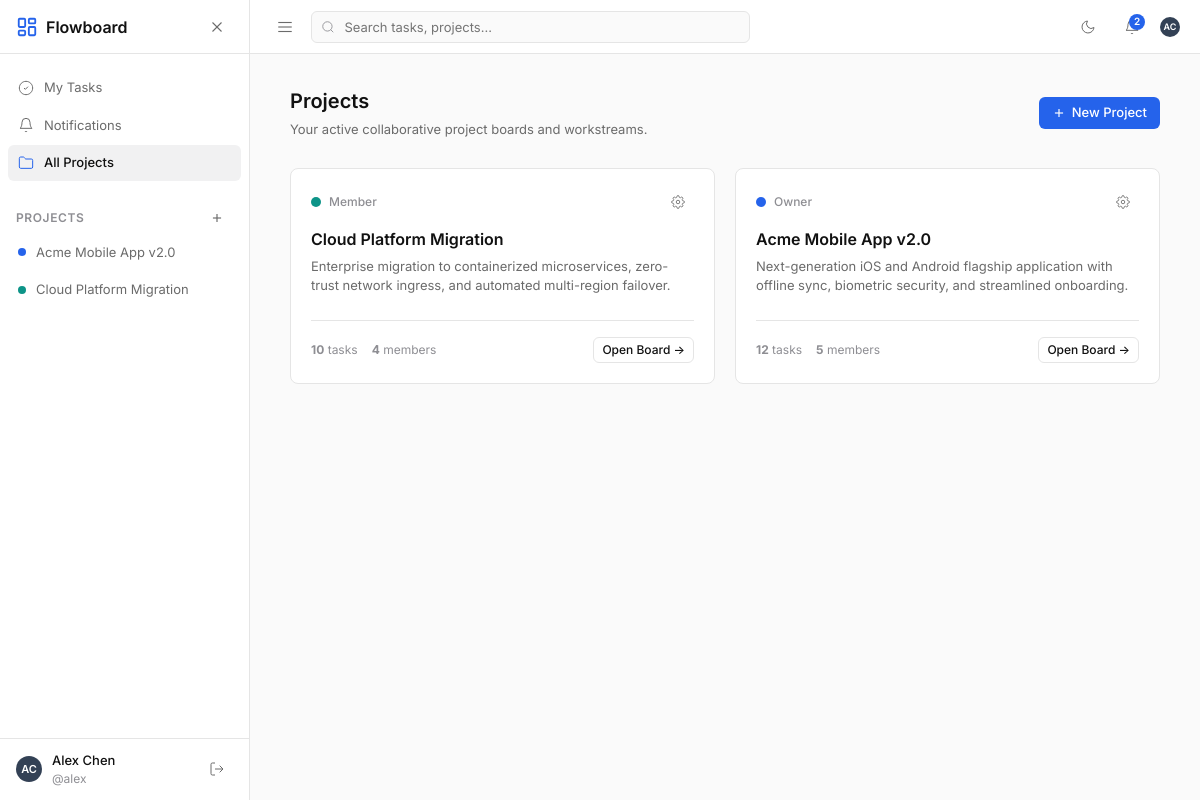
The page /projects/ (signed in) on the database as committed earlier.
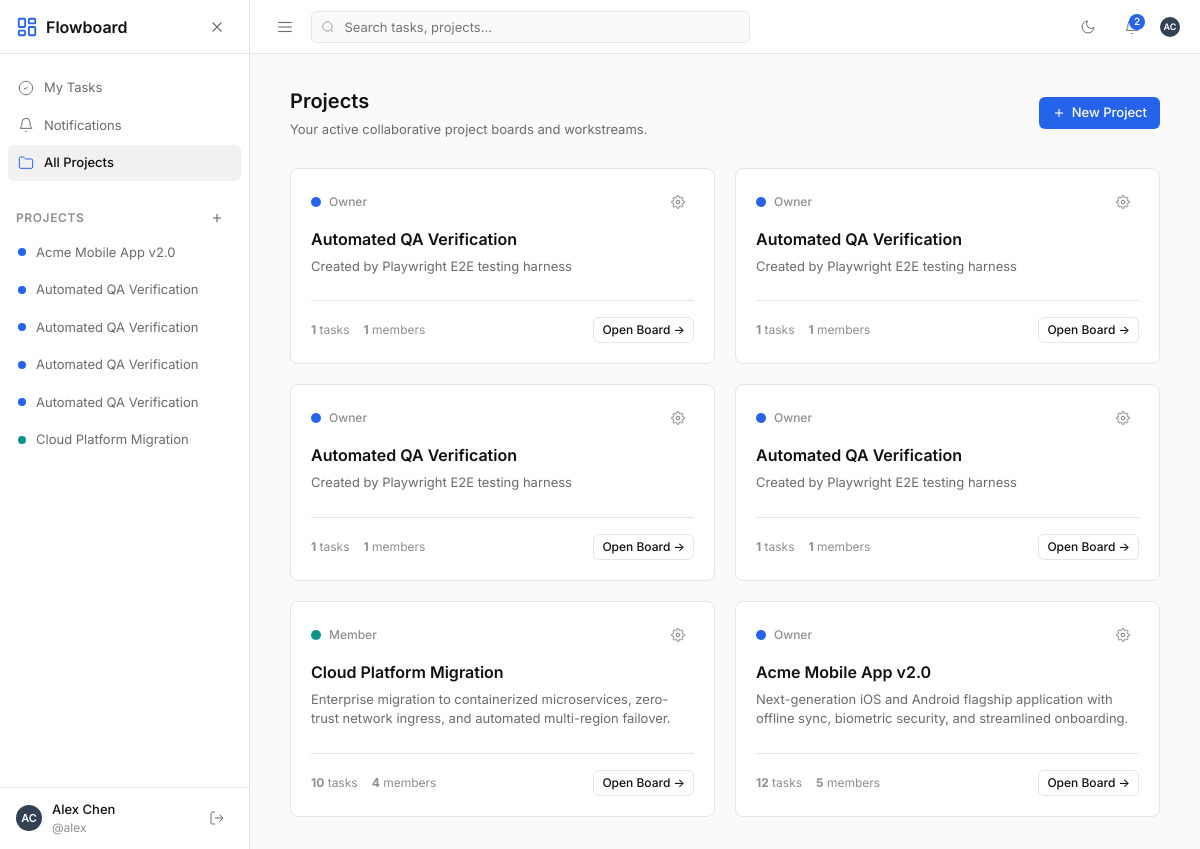
The same page on the database as committed later.
### projects/models.py (models this page shows, shortened)
class Project(models.Model):
    name = models.CharField(max_length=120)
    description = models.TextField(blank=True)
    color = models.CharField(max_length=20, default='#2563EB')
    owner = models.ForeignKey(User, on_delete=models.CASCADE, related_name='owned_projects')
    created_at = models.DateTimeField(auto_now_add=True)
    updated_at = models.DateTimeField(auto_now=True)
    class Meta:
        ordering = ['-created_at']

### accounts/models.py (models this page shows, shortened)
class Profile(models.Model):
    user = models.OneToOneField(User, on_delete=models.CASCADE, related_name='profile')
    display_name = models.CharField(max_length=100, blank=True)
    avatar = models.ImageField(upload_to='avatars/', blank=True, null=True)
    theme_preference = models.CharField(
        max_length=10,
        choices=[('light', 'Light'), ('dark', 'Dark')],
        default='light'
    )
    created_at = models.DateTimeField(auto_now_add=True)
    updated_at = models.DateTimeField(auto_now=True)
    @property
    def name(self):
        return self.display_name.strip() or self.user.username
    @property
    def initials(self):
        name = self.name.strip()
        parts = name.split()
        if len(parts) >= 2:
            return f"{parts[0][0]}{parts[1][0]}".upper()
        elif parts:
            return parts[0][:2].upper()
        return "FB"
    @property
    def avatar_color(self):
        colors = [
            '#2563EB', '#475569', '#0D9488', '#4F46E5', '#0284C7',
            '#64748B', '#059669', '#334155', '#3B82F6', '#1E293B'
        ]
        hash_val = int(hashlib.md5(self.user.username.encode('utf-8')).hexdigest(), 16)
        return colors[hash_val % len(colors)]
    @property
    def avatar_url(self):
        if self.avatar:
            try:
                return self.avatar.url
            except Exception:
                pass
        return None

### projects/views.py (the view)
# urls.py: path('', views.project_list_view, name='project_list'),
@login_required
def project_list_view(request):
    member_project_ids = ProjectMember.objects.filter(user=request.user).values_list('project_id', flat=True)
    projects = Project.objects.filter(
        Q(owner=request.user) | Q(id__in=member_project_ids)
    ).distinct().annotate(
        task_count=Count('tasks', distinct=True),
        member_count=Count('memberships', distinct=True)
    ).order_by('-created_at')
    return render(request, 'projects/project_list.html', {
        'projects': projects,
    })

### core/context_processors.py (called while the page is built)
def global_context(request):
    if not request.user.is_authenticated:
        return {
            'global_projects': [],
            'unread_notifications_count': 0,
            'active_theme': 'light',
        }
    member_project_ids = ProjectMember.objects.filter(user=request.user).values_list('project_id', flat=True)
    projects = Project.objects.filter(
        Q(owner=request.user) | Q(id__in=member_project_ids)
    ).distinct().order_by('name')
    unread_count = Notification.objects.filter(
        recipient=request.user,
        is_read=False
    ).count()
    theme = 'light'
    if hasattr(request.user, 'profile'):
        theme = request.user.profile.theme_preference
    return {
        'global_projects': projects,
        'unread_notifications_count': unread_count,
        'active_theme': theme,
    }

### templates/projects/project_list.html (shortened to what this page needs)
{% extends 'base.html' %}
{% block content %}
<div style="padding: 32px 40px; max-width: 1200px; width: 100%; margin: 0 auto;">
  <div style="display: flex; align-items: center; justify-content: space-between; margin-bottom: 28px;">
    <div>
      <h1 style="font-size: 20px; font-weight: 600; color: var(--text-primary); margin-bottom: 4px;">Projects</h1>
      <p style="font-size: 13px; color: var(--text-secondary);">Your active collaborative project boards and workstreams.</p>
    </div>
    <button type="button" class="btn btn-primary" id="btnCreateProjectTop" onclick="document.getElementById('createProjectModal').classList.add('open');">
      <svg width="14" height="14" viewBox="0 0 24 24" fill="none" stroke="currentColor" stroke-width="2"><line x1="12" y1="5" x2="12" y2="19"></line><line x1="5" y1="12" x2="19" y2="12"></line></svg>
      <span>New Project</span>
    </button>
  </div>
  <div style="display: grid; grid-template-columns: repeat(auto-fill, minmax(320px, 1fr)); gap: 20px;" id="projectsGrid">
    {% for p in projects %}
    <div style="background-color: var(--bg-surface); border: 1px solid var(--border); border-radius: var(--radius-lg); padding: 20px; display: flex; flex-direction: column; justify-content: space-between; transition: border-color var(--duration-fast) var(--ease), box-shadow var(--duration-fast) var(--ease);" class="project-card-item">
      <div>
        <div style="display: flex; align-items: center; justify-content: space-between; margin-bottom: 12px;">
          <div style="display: flex; align-items: center; gap: 8px;">
            <span class="project-tag-dot" style="background-color: {{ p.color|default:'#2563EB' }}; width: 10px; height: 10px;"></span>
            <span style="font-size: 12px; font-weight: 500; color: var(--text-muted);">
              {% if p.owner_id == request.user.id %}Owner{% else %}Member{% endif %}
            </span>
          </div>
          <a href="{% url 'projects:project_settings' p.id %}" class="icon-btn btn-sm" title="Project settings" id="projSettingsBtn-{{ p.id }}">
          </a>
        </div>
        <a href="{% url 'projects:project_board' p.id %}" style="display: block; margin-bottom: 8px;">
          <h2 style="font-size: 16px; font-weight: 600; color: var(--text-primary); margin-bottom: 6px;" id="projectTitle-{{ p.id }}">{{ p.name }}</h2>
          <p style="font-size: 13px; color: var(--text-secondary); line-height: 1.5; display: -webkit-box; -webkit-line-clamp: 2; -webkit-box-orient: vertical; overflow: hidden;">
            {{ p.description|default:'No description provided.' }}
          </p>
        </a>
      </div>
      <div style="display: flex; align-items: center; justify-content: space-between; padding-top: 16px; border-top: 1px solid var(--border); font-size: 12px; color: var(--text-muted); margin-top: 16px;">
        <div style="display: flex; gap: 14px;">
          <span><strong>{{ p.task_count }}</strong> tasks</span>
          <span><strong>{{ p.member_count }}</strong> members</span>
        </div>
        <a href="{% url 'projects:project_board' p.id %}" class="btn btn-secondary btn-sm" id="btnOpenBoard-{{ p.id }}">
          Open Board &rarr;
        </a>
      </div>
    </div>
    {% endfor %}
  </div>
</div>
{% endblock %}

### templates/base.html (shortened to what this page needs)
<!DOCTYPE html>
<html lang="en" data-theme="{{ active_theme|default:'light' }}">
<head>
  <link rel="stylesheet" href="/static/css/tokens.css">
  <link rel="stylesheet" href="/static/css/style.css">
</head>
<body>
  {% if user.is_authenticated %}
  <div class="app-layout">
    <aside class="app-sidebar" id="appSidebar">
      <div class="sidebar-brand">
        <a href="{% url 'projects:project_list' %}" class="brand-link" id="navBrandLink">
          <span>Flowboard</span>
        </a>
        <button type="button" class="icon-btn mobile-only" id="sidebarCloseBtn" aria-label="Close sidebar">
          <svg width="18" height="18" viewBox="0 0 24 24" fill="none" stroke="currentColor" stroke-width="1.5"><line x1="18" y1="6" x2="6" y2="18"></line><line x1="6" y1="6" x2="18" y2="18"></line></svg>
        </button>
      </div>
      <div class="sidebar-scroll">
        <nav class="sidebar-nav">
          <a href="{% url 'core:my_tasks' %}" class="nav-item {% if request.resolver_match.url_name == 'my_tasks' %}active{% endif %}" id="navMyTasks">
            <svg class="nav-icon" viewBox="0 0 24 24" fill="none" stroke="currentColor" stroke-width="1.5"><path d="M12 22c5.523 0 10-4.477 10-10S17.523 2 12 2 2 6.477 2 12s4.477 10 10 10z"></path><path d="m9 12 2 2 4-4"></path></svg>
            <span>My Tasks</span>
          </a>
          <a href="{% url 'notifications:list' %}" class="nav-item {% if request.resolver_match.app_name == 'notifications' %}active{% endif %}" id="navNotifications">
            <svg class="nav-icon" viewBox="0 0 24 24" fill="none" stroke="currentColor" stroke-width="1.5"><path d="M6 8a6 6 0 0 1 12 0c0 7 3 9 3 9H3s3-2 3-9"></path><path d="M10.3 21a1.94 1.94 0 0 0 3.4 0"></path></svg>
            <span>Notifications</span>
          </a>
          <a href="{% url 'projects:project_list' %}" class="nav-item {% if request.resolver_match.url_name == 'project_list' %}active{% endif %}" id="navAllProjects">
            <svg class="nav-icon" viewBox="0 0 24 24" fill="none" stroke="currentColor" stroke-width="1.5"><path d="M4 20h16a2 2 0 0 0 2-2V8a2 2 0 0 0-2-2h-7.93a2 2 0 0 1-1.66-.9l-.82-1.2A2 2 0 0 0 7.93 3H4a2 2 0 0 0-2 2v13c0 1.1.9 2 2 2Z"></path></svg>
            <span>All Projects</span>
          </a>
        </nav>
        <div class="sidebar-section">
          <div class="sidebar-section-title">
            <span>Projects</span>
            <button type="button" class="btn btn-ghost btn-sm" id="btnOpenNewProjectModal" title="Create new project" aria-label="Create new project">
              <svg width="14" height="14" viewBox="0 0 24 24" fill="none" stroke="currentColor" stroke-width="2"><line x1="12" y1="5" x2="12" y2="19"></line><line x1="5" y1="12" x2="19" y2="12"></line></svg>
            </button>
          </div>
          <div class="sidebar-nav" id="sidebarProjectsList">
            {% for p in global_projects %}
            <a href="{% url 'projects:project_board' p.id %}" class="nav-item {% if project and project.id == p.id %}active{% endif %}" id="sidebarProj-{{ p.id }}">
              <span class="project-tag-dot" style="background-color: {{ p.color|default:'#2563EB' }};"></span>
              <span style="overflow: hidden; text-overflow: ellipsis; white-space: nowrap;">{{ p.name }}</span>
            </a>
            {% empty %}
            <div style="padding: 8px 10px; font-size: 13px; color: var(--text-muted);">No projects yet.</div>
            {% endfor %}
          </div>
        </div>
      </div>
      <div class="sidebar-footer">
        <a href="{% url 'accounts:profile' %}" class="user-snippet" id="sidebarUserProfileLink" title="View profile">
          <div class="avatar" style="background-color: {{ request.user.profile.avatar_color|default:'#2563EB' }};">
            {% if request.user.profile.avatar_url %}
            <img src="{{ request.user.profile.avatar_url }}" alt="{{ request.user.username }}">
            {% else %}
            <span>{{ request.user.profile.initials|default:'FB' }}</span>
            {% endif %}
          </div>
          <div class="user-snippet-info">
            <span class="user-snippet-name">{{ request.user.profile.name }}</span>
            <span class="user-snippet-handle">@{{ request.user.username }}</span>
          </div>
        </a>
        <a href="{% url 'accounts:logout' %}" class="icon-btn" title="Log out" aria-label="Log out" id="btnLogout">
          <svg width="16" height="16" viewBox="0 0 24 24" fill="none" stroke="currentColor" stroke-width="1.5"><path d="M9 21H5a2 2 0 0 1-2-2V5a2 2 0 0 1 2-2h4"></path><polyline points="16 17 21 12 16 7"></polyline><line x1="21" y1="12" x2="9" y2="12"></line></svg>
        </a>
      </div>
    </aside>
    <div class="app-main">
      <header class="app-topbar">
        <div class="topbar-left">
          <button type="button" class="icon-btn mobile-only" id="sidebarOpenBtn" aria-label="Open navigation menu">
            <svg width="18" height="18" viewBox="0 0 24 24" fill="none" stroke="currentColor" stroke-width="1.5"><line x1="3" y1="12" x2="21" y2="12"></line><line x1="3" y1="6" x2="21" y2="6"></line><line x1="3" y1="18" x2="21" y2="18"></line></svg>
          </button>
          <form class="topbar-search-form" action="{% url 'core:search' %}" method="GET" id="globalSearchForm">
            <input type="text" name="q" class="topbar-search-input" placeholder="Search tasks, projects..." value="{{ request.GET.q|default:'' }}" id="globalSearchInput" autocomplete="off">
          </form>
        </div>
        <div class="topbar-right">
          <button type="button" class="icon-btn" id="themeToggleBtn" title="Toggle light/dark theme" aria-label="Toggle theme">
            <svg id="themeIconMoon" width="16" height="16" viewBox="0 0 24 24" fill="none" stroke="currentColor" stroke-width="1.5"><path d="M21 12.79A9 9 0 1 1 11.21 3 7 7 0 0 0 21 12.79z"></path></svg>
          </button>
          <div style="position: relative;">
            <button type="button" class="icon-btn" id="notificationBellBtn" title="Notifications" aria-label="View notifications">
              <span class="badge-count" id="notificationBadge" style="{% if unread_notifications_count == 0 %}display: none;{% endif %}">{{ unread_notifications_count }}</span>
            </button>
          </div>
          <a href="{% url 'accounts:profile' %}" class="avatar avatar-sm" style="background-color: {{ request.user.profile.avatar_color|default:'#2563EB' }};" title="Profile settings" id="topbarProfileAvatar">
            {% if request.user.profile.avatar_url %}
            <img src="{{ request.user.profile.avatar_url }}" alt="{{ request.user.username }}">
            {% else %}
            <span>{{ request.user.profile.initials|default:'FB' }}</span>
            {% endif %}
          </a>
        </div>
      </header>
      <main style="flex: 1; display: flex; flex-direction: column; min-height: 0; overflow-y: auto;">
        {% block content %}{% endblock %}
      </main>
    </div>
  </div>
  {% else %}
  <main style="min-height: 100vh;">
    {% block auth_content %}{% endblock %}
  </main>
  {% endif %}
</body>
</html>

### static/css/tokens.css (style rules this page uses)
:root { --bg-canvas: #FAFAFA; --bg-surface: #FFFFFF; --bg-surface-hover: #F4F4F5; --bg-subtle: #F1F1F2; --border: #E5E5E5; --border-focus: #2563EB; --text-primary: #111111; --text-secondary: #6B6B6B; --text-muted: #8E8E93; --accent: #2563EB; --accent-hover: #1D4ED8; --accent-subtle: #EFF6FF; --accent-text: #FFFFFF; --danger: #DC2626; --danger-hover: #B91C1C; --danger-subtle: #FEF2F2; --danger-text: #DC2626; --success: #16A34A; --warning: #D97706; --priority-low: #64748B; --priority-medium: #D97706; --priority-high: #DC2626; --radius-sm: 4px; --radius-md: 6px; --radius-lg: 8px; --radius-full: 9999px; --shadow-sm: 0 1px 2px 0 rgba(0, 0, 0, 0.05); --shadow-md: 0 4px 6px -1px rgba(0, 0, 0, 0.07), 0 2px 4px -1px rgba(0, 0, 0, 0.04); --shadow-drag: 0 10px 15px -3px rgba(0, 0, 0, 0.1), 0 4px 6px -2px rgba(0, 0, 0, 0.05); --font-family: 'Inter', -apple-system, BlinkMacSystemFont, "Segoe UI", Roboto, Helvetica, Arial, sans-serif; --font-size-xs: 12px; --font-size-sm: 13px; --font-size-base: 14px; --font-size-md: 16px; --font-size-lg: 18px; --font-size-title: 20px; --line-height: 1.5; --duration-fast: 120ms; --duration-normal: 180ms; --duration-smooth: 240ms; --ease: cubic-bezier(0.16, 1, 0.3, 1); --sidebar-width: 250px; --topbar-height: 54px; }

Rows that differ between the two databases and show on the page:
added Project: name "Automated QA Verification", shows "Owner", description "Created by Playwright E2E testing harness", task_count "1", member_count "1"
added Project: name "Automated QA Verification", shows "Owner", description "Created by Playwright E2E testing harness", task_count "1", member_count "1"
added Project: name "Automated QA Verification", shows "Owner", description "Created by Playwright E2E testing harness", task_count "1", member_count "1"
added Project: name "Automated QA Verification", shows "Owner", description "Created by Playwright E2E testing harness", task_count "1", member_count "1"
